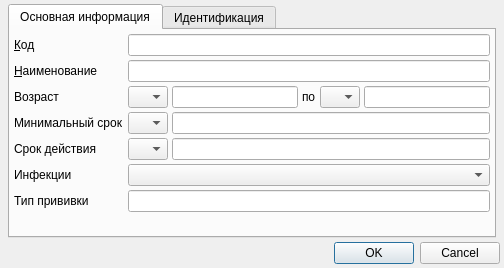
<?xml version="1.0" encoding="UTF-8"?>
<ui version="4.0">
 <class>RBVaccinationProbeEditor</class>
 <widget class="QDialog" name="RBVaccinationProbeEditor">
  <property name="geometry">
   <rect>
    <x>0</x>
    <y>0</y>
    <width>504</width>
    <height>268</height>
   </rect>
  </property>
  <property name="windowTitle">
   <string>Dialog</string>
  </property>
  <layout class="QGridLayout" name="gridLayout">
   <property name="margin">
    <number>4</number>
   </property>
   <property name="spacing">
    <number>4</number>
   </property>
   <item row="4" column="0" colspan="3">
    <widget class="QDialogButtonBox" name="buttonBox">
     <property name="orientation">
      <enum>Qt::Horizontal</enum>
     </property>
     <property name="standardButtons">
      <set>QDialogButtonBox::Cancel|QDialogButtonBox::Ok</set>
     </property>
    </widget>
   </item>
   <item row="3" column="1">
    <widget class="QTabWidget" name="tabWidget">
     <property name="currentIndex">
      <number>0</number>
     </property>
     <widget class="QWidget" name="tabMainInfo">
      <attribute name="title">
       <string>Основная информация</string>
      </attribute>
      <layout class="QGridLayout" name="gridLayout_2">
       <property name="margin">
        <number>4</number>
       </property>
       <property name="spacing">
        <number>4</number>
       </property>
       <item row="0" column="0">
        <widget class="QLabel" name="lblCode">
         <property name="sizePolicy">
          <sizepolicy hsizetype="Maximum" vsizetype="Preferred">
           <horstretch>0</horstretch>
           <verstretch>0</verstretch>
          </sizepolicy>
         </property>
         <property name="text">
          <string>&amp;Код</string>
         </property>
         <property name="buddy">
          <cstring>edtCode</cstring>
         </property>
        </widget>
       </item>
       <item row="1" column="1">
        <widget class="QLineEdit" name="edtName"/>
       </item>
       <item row="2" column="0">
        <widget class="QLabel" name="lblAge">
         <property name="sizePolicy">
          <sizepolicy hsizetype="Maximum" vsizetype="Preferred">
           <horstretch>0</horstretch>
           <verstretch>0</verstretch>
          </sizepolicy>
         </property>
         <property name="text">
          <string>Возраст</string>
         </property>
         <property name="buddy">
          <cstring>cmbBegAgeUnit</cstring>
         </property>
        </widget>
       </item>
       <item row="2" column="1">
        <layout class="QHBoxLayout" name="horizontalLayout">
         <property name="spacing">
          <number>4</number>
         </property>
         <item>
          <widget class="QComboBox" name="cmbBegAgeUnit">
           <item>
            <property name="text">
             <string/>
            </property>
           </item>
           <item>
            <property name="text">
             <string>Д</string>
            </property>
           </item>
           <item>
            <property name="text">
             <string>Н</string>
            </property>
           </item>
           <item>
            <property name="text">
             <string>М</string>
            </property>
           </item>
           <item>
            <property name="text">
             <string>Г</string>
            </property>
           </item>
          </widget>
         </item>
         <item>
          <widget class="QLineEdit" name="edtBegAgeCount">
           <property name="inputMask">
            <string>000; </string>
           </property>
           <property name="maxLength">
            <number>3</number>
           </property>
          </widget>
         </item>
         <item>
          <widget class="QLabel" name="lblAgeSep">
           <property name="text">
            <string>по</string>
           </property>
           <property name="buddy">
            <cstring>cmbEndAgeUnit</cstring>
           </property>
          </widget>
         </item>
         <item>
          <widget class="QComboBox" name="cmbEndAgeUnit">
           <item>
            <property name="text">
             <string/>
            </property>
           </item>
           <item>
            <property name="text">
             <string>Д</string>
            </property>
           </item>
           <item>
            <property name="text">
             <string>Н</string>
            </property>
           </item>
           <item>
            <property name="text">
             <string>М</string>
            </property>
           </item>
           <item>
            <property name="text">
             <string>Г</string>
            </property>
           </item>
          </widget>
         </item>
         <item>
          <widget class="QLineEdit" name="edtEndAgeCount">
           <property name="inputMask">
            <string>000; </string>
           </property>
           <property name="maxLength">
            <number>3</number>
           </property>
          </widget>
         </item>
        </layout>
       </item>
       <item row="4" column="0">
        <widget class="QLabel" name="lblDuration">
         <property name="sizePolicy">
          <sizepolicy hsizetype="Maximum" vsizetype="Preferred">
           <horstretch>0</horstretch>
           <verstretch>0</verstretch>
          </sizepolicy>
         </property>
         <property name="text">
          <string>Срок действия</string>
         </property>
         <property name="buddy">
          <cstring>cmbDurationUnit</cstring>
         </property>
        </widget>
       </item>
       <item row="3" column="0">
        <widget class="QLabel" name="lblMinimumTerm">
         <property name="sizePolicy">
          <sizepolicy hsizetype="Maximum" vsizetype="Preferred">
           <horstretch>0</horstretch>
           <verstretch>0</verstretch>
          </sizepolicy>
         </property>
         <property name="text">
          <string>Минимальный срок</string>
         </property>
         <property name="buddy">
          <cstring>cmbMinimumTermUnit</cstring>
         </property>
        </widget>
       </item>
       <item row="0" column="1">
        <widget class="QLineEdit" name="edtCode"/>
       </item>
       <item row="3" column="1">
        <layout class="QHBoxLayout" name="horizontalLayout_2">
         <item>
          <widget class="QComboBox" name="cmbMinimumTermUnit">
           <item>
            <property name="text">
             <string/>
            </property>
           </item>
           <item>
            <property name="text">
             <string>Д</string>
            </property>
           </item>
           <item>
            <property name="text">
             <string>Н</string>
            </property>
           </item>
           <item>
            <property name="text">
             <string>М</string>
            </property>
           </item>
           <item>
            <property name="text">
             <string>Г</string>
            </property>
           </item>
          </widget>
         </item>
         <item>
          <widget class="QLineEdit" name="edtMinimumTermCount">
           <property name="inputMask">
            <string/>
           </property>
          </widget>
         </item>
        </layout>
       </item>
       <item row="1" column="0">
        <widget class="QLabel" name="lblName">
         <property name="sizePolicy">
          <sizepolicy hsizetype="Maximum" vsizetype="Preferred">
           <horstretch>0</horstretch>
           <verstretch>0</verstretch>
          </sizepolicy>
         </property>
         <property name="text">
          <string>&amp;Наименование</string>
         </property>
         <property name="buddy">
          <cstring>edtName</cstring>
         </property>
        </widget>
       </item>
       <item row="4" column="1">
        <layout class="QHBoxLayout" name="horizontalLayout_3">
         <item>
          <widget class="QComboBox" name="cmbDurationUnit">
           <item>
            <property name="text">
             <string/>
            </property>
           </item>
           <item>
            <property name="text">
             <string>Д</string>
            </property>
           </item>
           <item>
            <property name="text">
             <string>Н</string>
            </property>
           </item>
           <item>
            <property name="text">
             <string>М</string>
            </property>
           </item>
           <item>
            <property name="text">
             <string>Г</string>
            </property>
           </item>
          </widget>
         </item>
         <item>
          <widget class="QLineEdit" name="edtDurationCount">
           <property name="inputMask">
            <string/>
           </property>
          </widget>
         </item>
        </layout>
       </item>
       <item row="5" column="0">
        <widget class="QLabel" name="lblInfections">
         <property name="sizePolicy">
          <sizepolicy hsizetype="Maximum" vsizetype="Preferred">
           <horstretch>0</horstretch>
           <verstretch>0</verstretch>
          </sizepolicy>
         </property>
         <property name="text">
          <string>Инфекции</string>
         </property>
         <property name="buddy">
          <cstring>cmbInfections</cstring>
         </property>
        </widget>
       </item>
       <item row="5" column="1">
        <widget class="CRBMultivalueComboBox" name="cmbInfections"/>
       </item>
       <item row="6" column="0">
        <widget class="QLabel" name="lblVaccinationType">
         <property name="sizePolicy">
          <sizepolicy hsizetype="Maximum" vsizetype="Preferred">
           <horstretch>0</horstretch>
           <verstretch>0</verstretch>
          </sizepolicy>
         </property>
         <property name="text">
          <string>Тип прививки</string>
         </property>
         <property name="buddy">
          <cstring>edtVaccinationType</cstring>
         </property>
        </widget>
       </item>
       <item row="6" column="1">
        <widget class="QLineEdit" name="edtVaccinationType">
         <property name="maxLength">
          <number>7</number>
         </property>
        </widget>
       </item>
       <item row="7" column="1">
        <spacer name="verticalSpacer">
         <property name="orientation">
          <enum>Qt::Vertical</enum>
         </property>
         <property name="sizeHint" stdset="0">
          <size>
           <width>20</width>
           <height>40</height>
          </size>
         </property>
        </spacer>
       </item>
      </layout>
     </widget>
     <widget class="QWidget" name="tabIdentification">
      <attribute name="title">
       <string>Идентификация</string>
      </attribute>
      <layout class="QGridLayout" name="gridLayout_3">
       <property name="margin">
        <number>4</number>
       </property>
       <property name="spacing">
        <number>4</number>
       </property>
       <item row="0" column="0">
        <widget class="CInDocTableView" name="tblIdentification"/>
       </item>
      </layout>
     </widget>
    </widget>
   </item>
  </layout>
 </widget>
 <customwidgets>
  <customwidget>
   <class>CRBMultivalueComboBox</class>
   <extends>QComboBox</extends>
   <header>library/MultivalueComboBox.h</header>
  </customwidget>
  <customwidget>
   <class>CInDocTableView</class>
   <extends>QTableView</extends>
   <header>library/InDocTable.h</header>
  </customwidget>
 </customwidgets>
 <tabstops>
  <tabstop>cmbBegAgeUnit</tabstop>
  <tabstop>edtBegAgeCount</tabstop>
  <tabstop>cmbEndAgeUnit</tabstop>
  <tabstop>edtEndAgeCount</tabstop>
  <tabstop>cmbMinimumTermUnit</tabstop>
  <tabstop>edtMinimumTermCount</tabstop>
  <tabstop>cmbDurationUnit</tabstop>
  <tabstop>edtDurationCount</tabstop>
  <tabstop>buttonBox</tabstop>
 </tabstops>
 <resources/>
 <connections>
  <connection>
   <sender>buttonBox</sender>
   <signal>accepted()</signal>
   <receiver>RBVaccinationProbeEditor</receiver>
   <slot>accept()</slot>
   <hints>
    <hint type="sourcelabel">
     <x>248</x>
     <y>254</y>
    </hint>
    <hint type="destinationlabel">
     <x>157</x>
     <y>274</y>
    </hint>
   </hints>
  </connection>
  <connection>
   <sender>buttonBox</sender>
   <signal>rejected()</signal>
   <receiver>RBVaccinationProbeEditor</receiver>
   <slot>reject()</slot>
   <hints>
    <hint type="sourcelabel">
     <x>316</x>
     <y>260</y>
    </hint>
    <hint type="destinationlabel">
     <x>286</x>
     <y>274</y>
    </hint>
   </hints>
  </connection>
 </connections>
</ui>
